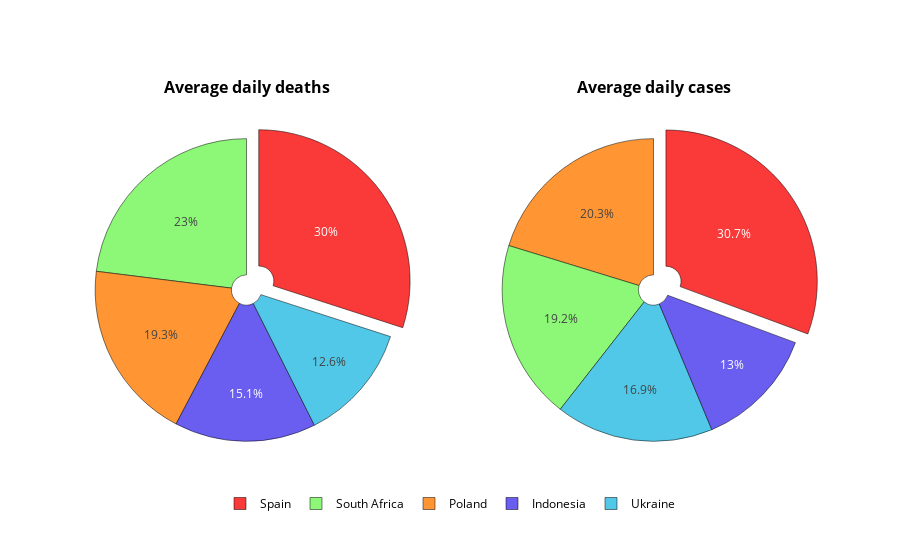

The notebook cell saved with this chart:
### Code cell
# Pie charts for new_cases and new deaths
colors = ["#ff9633", "#8df877", "#52c8e8", "#6a5ef1", "#fa3939"]
variable_visual.make_pies(df_pie, "Country", "Country", "AV_NewDeaths", "AV_NewCases", colors, "Average daily deaths", "Average daily cases")

### Figure 1 — Plotly figure (JSON) as saved in the notebook; plotly's stock layout.template omitted (floating-point values rounded to 4 significant figures)
{"data": [{"domain": {"x": [0, 0.45], "y": [0, 1]}, "hole": 0.1, "hoverinfo": "label+value", "labels": ["Poland", "South Africa", "Ukraine", "Indonesia", "Spain"], "marker": {"colors": ["#ff9633", "#8df877", "#52c8e8", "#6a5ef1", "#fa3939"], "line": {"color": "#000000", "width": 0.5}}, "pull": [0, 0, 0, 0, 0.1], "textinfo": "percent", "type": "pie", "values": [108.4, 129.5, 70.9, 84.99, 168.6]}, {"domain": {"x": [0.55, 1], "y": [0, 1]}, "hole": 0.1, "hoverinfo": "label+value", "labels": ["Poland", "South Africa", "Ukraine", "Indonesia", "Spain"], "marker": {"colors": ["#ff9633", "#8df877", "#52c8e8", "#6a5ef1", "#fa3939"], "line": {"color": "#000000", "width": 0.5}}, "pull": [0, 0, 0, 0, 0.1], "textinfo": "percent", "type": "pie", "values": [4491.0, 4253.0, 3737.0, 2892.0, 6795.0]}], "layout": {"annotations": [{"font": {"size": 16}, "showarrow": false, "text": "<b>Average daily deaths</b>", "x": 0.225, "xanchor": "center", "xref": "paper", "y": 1, "yanchor": "bottom", "yref": "paper"}, {"font": {"size": 16}, "showarrow": false, "text": "<b>Average daily cases</b>", "x": 0.775, "xanchor": "center", "xref": "paper", "y": 1, "yanchor": "bottom", "yref": "paper"}], "font": {"color": "Black"}, "legend": {"orientation": "h", "x": 0.5, "xanchor": "center", "y": -0.1, "yanchor": "bottom"}}}
